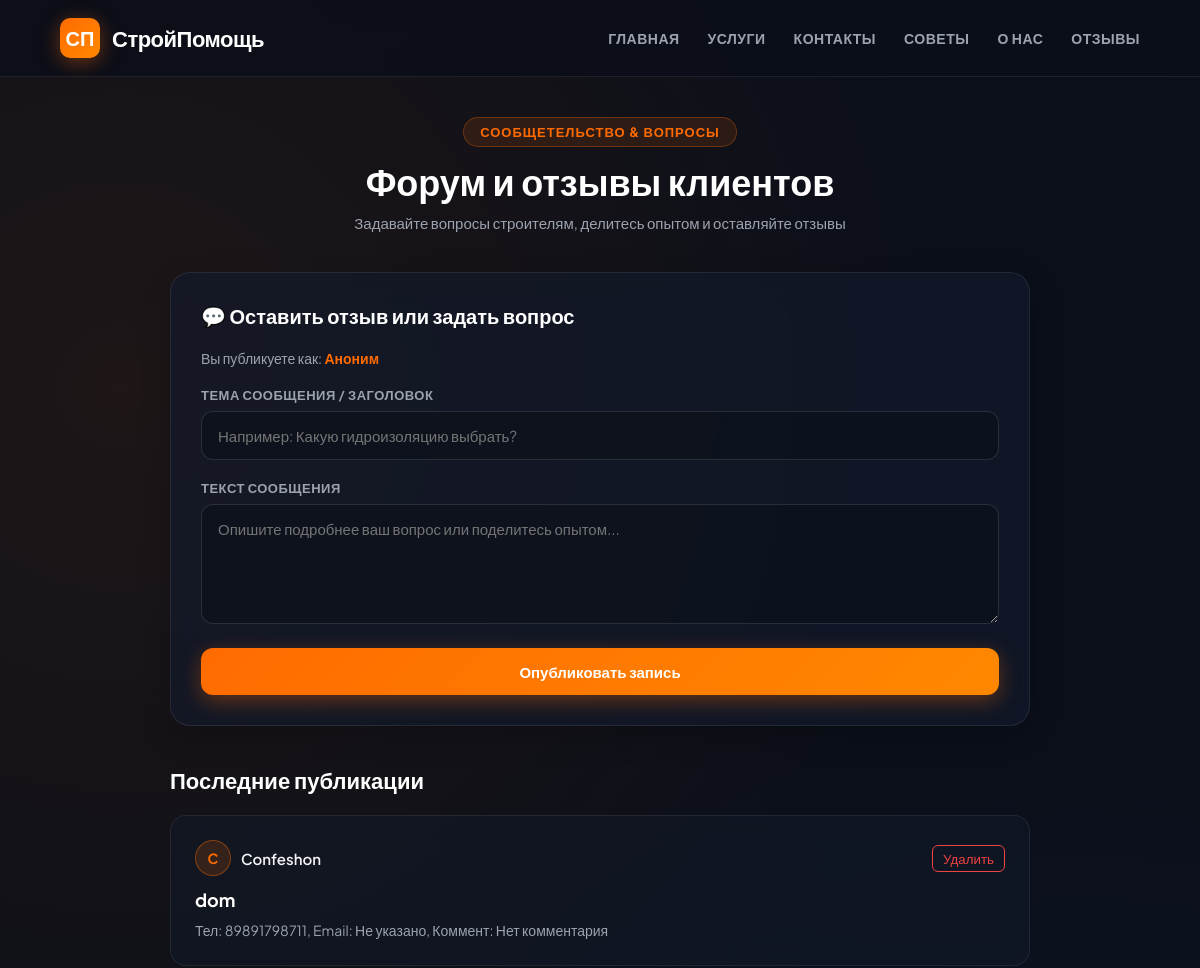
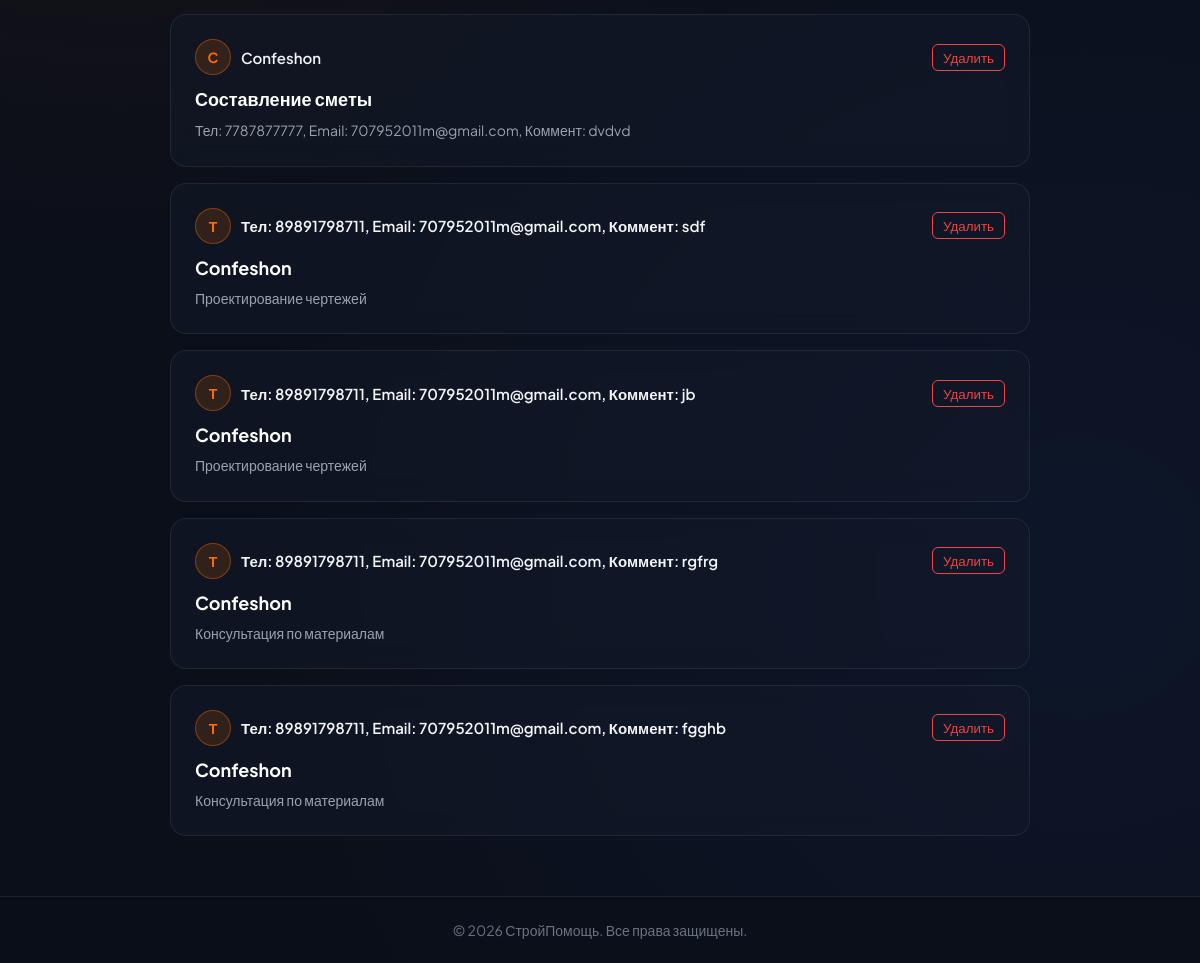
/posts/, run on the app's committed database (2 pictures, top to bottom).
### tables this page shows
CREATE TABLE posts(
       id INTEGER PRIMARY KEY AUTOINCREMENT,
            name TEXT,
            content TEXT,
            author_name TEXT
            , file TEXT);

### app.py (the view, shortened to what this page needs)
@app.route('/posts/', methods=['GET', 'POST'])
def posts():
    cur.execute('SELECT * FROM posts ORDER BY id DESC')
    all_posts = cur.fetchall()
    return render_template('posts.html', posts=all_posts)

### templates/posts.html (shortened to what this page needs)
<!DOCTYPE html>
<html lang="ru">
<head>
</head>
<body>
    <header class="header">
        <a href="{{ url_for('main') }}" class="logo-box">
            <div class="logo-icon">СП</div>
            <span class="logo-title">СтройПомощь</span>
        </a>
        <nav class="nav-links">
            <a href="{{ url_for('main') }}" class="nav-link">Главная</a>
            <a href="{{ url_for('Uslugi') }}" class="nav-link">Услуги</a>
            <a href="{{ url_for('Contacts') }}" class="nav-link">Контакты</a>
            <a href="{{ url_for('sovet') }}" class="nav-link">Советы</a>
            <a href="{{ url_for('o_nas') }}" class="nav-link">О нас</a>
            <a href="{{ url_for('posts') }}" class="nav-link">Отзывы</a>
        </nav>
    </header>
    <div class="container">
        <div class="page-header">
            <span class="page-badge">Сообщетельство & Вопросы</span>
            <h1 class="page-title">Форум и отзывы клиентов</h1>
            <p class="page-subtitle">Задавайте вопросы строителям, делитесь опытом и оставляйте отзывы</p>
        </div>
    <div class="form-card">
        <h2 class="form-title">💬 Оставить отзыв или задать вопрос</h2>
        <p style="color: #9ca3af; font-size: 14px; margin-bottom: 20px;">
            Вы публикуете как:
            <strong style="color: #ff6b00;">
                {% if session.get('user_name') %}
                    {{ session.get('user_name') }}
                {% else %}
                    Аноним
                {% endif %}
            </strong>
        </p>
        <form action="{{ url_for('posts') }}" method="POST">
            <div class="form-group">
                <label class="form-label">Тема сообщения / Заголовок</label>
                <input type="text" name="title" class="form-input" placeholder="Например: Какую гидроизоляцию выбрать?" required>
            </div>
            <div class="form-group">
                <label class="form-label">Текст сообщения</label>
                <textarea name="content" class="form-textarea" placeholder="Опишите подробнее ваш вопрос или поделитесь опытом..." required></textarea>
            </div>
            <button type="submit" class="btn-submit">Опубликовать запись</button>
        </form>
    </div>
    <h2 class="section-heading">Последние публикации</h2>
    <div class="posts-list">
        {% if posts %}
            {% for post in posts %}
            <div class="post-card">
                <div class="post-header">
                    <div class="post-author">
                        <div class="avatar">{{ post[3][0] | upper if post[3] else 'А' }}</div>
                        <span class="author-name">{{ post[3] if post[3] else 'Аноним' }}</span>
                    </div>
                    <form action="{{ url_for('delete_post', post_id=post[0]) }}" method="POST" onsubmit="return confirm('Удалить этот пост?');">
                        <button type="submit" style="background: transparent; border: 1px solid #ef4444; color: #ef4444; padding: 4px 10px; border-radius: 6px; cursor: pointer;">
                            Удалить
                        </button>
                    </form>
                </div>
                <h3 class="post-title">{{ post[1] }}</h3>
                <p class="post-content">{{ post[2] }}</p>
            </div>
            {% endfor %}
        {% else %}
            <div class="post-card">
                <p class="post-content">Постов пока нет. Будьте первым, кто оставит отзыв!</p>
            </div>
        {% endif %}
    </div>
</div>
    <footer class="footer">
        <p>© 2026 СтройПомощь. Все права защищены.</p>
    </footer>
</body>
</html>

### templates/posts.html (style rules this page uses)
* { margin: 0; padding: 0; box-sizing: border-box; font-family: 'Plus Jakarta Sans', sans-serif; }
body { background-color: #0b0f19; color: #f3f4f6; min-height: 100vh; display: flex; flex-direction: column; background-image: radial-gradient(circle at 10% 20%, rgba(255, 107, 0, 0.08) 0%, transparent 45%), radial-gradient(circle at 90% 80%, rgba(37, 99, 235, 0.08) 0%, transparent 45%); }
.header { background: rgba(11, 15, 25, 0.85); backdrop-filter: blur(16px); -webkit-backdrop-filter: blur(16px); border-bottom: 1px solid rgba(255, 255, 255, 0.08); position: sticky; top: 0; z-index: 100; padding: 18px 5%; display: flex; justify-content: space-between; align-items: center; }
.logo-box { display: flex; align-items: center; gap: 12px; text-decoration: none; }
.logo-icon { width: 40px; height: 40px; background: linear-gradient(135deg, #ff6b00 0%, #ff8800 100%); border-radius: 10px; display: flex; align-items: center; justify-content: center; color: #fff; font-weight: 800; font-size: 20px; box-shadow: 0 4px 20px rgba(255, 107, 0, 0.4); }
.logo-title { font-size: 22px; font-weight: 800; color: #ffffff; letter-spacing: -0.5px; }
.nav-links { display: flex; gap: 28px; align-items: center; }
.nav-link { color: #9ca3af; text-decoration: none; font-size: 14px; font-weight: 600; text-transform: uppercase; letter-spacing: 0.5px; transition: all 0.3s ease; }
.container { max-width: 900px; margin: 40px auto 60px; padding: 0 20px; width: 100%; flex: 1; }
.page-header { text-align: center; margin-bottom: 40px; }
.page-badge { display: inline-block; padding: 6px 16px; background: rgba(255, 107, 0, 0.12); border: 1px solid rgba(255, 107, 0, 0.3); border-radius: 30px; color: #ff6b00; font-size: 13px; font-weight: 700; text-transform: uppercase; letter-spacing: 1px; margin-bottom: 12px; }
.page-title { font-size: 36px; font-weight: 800; color: #ffffff; margin-bottom: 8px; }
.page-subtitle { color: #9ca3af; font-size: 15px; }
.form-card { background: rgba(19, 26, 43, 0.7); border: 1px solid rgba(255, 255, 255, 0.08); border-radius: 20px; padding: 30px; backdrop-filter: blur(16px); margin-bottom: 40px; box-shadow: 0 10px 30px rgba(0, 0, 0, 0.2); }
.form-title { font-size: 20px; font-weight: 700; color: #ffffff; margin-bottom: 20px; display: flex; align-items: center; gap: 10px; }
.form-group { margin-bottom: 20px; }
.form-label { display: block; font-size: 13px; font-weight: 600; color: #9ca3af; margin-bottom: 8px; text-transform: uppercase; letter-spacing: 0.5px; }
.form-input, .form-textarea { width: 100%; background: rgba(11, 15, 25, 0.6); border: 1px solid rgba(255, 255, 255, 0.12); border-radius: 12px; padding: 14px 16px; color: #ffffff; font-size: 15px; outline: none; transition: all 0.3s ease; }
.form-textarea { resize: vertical; min-height: 120px; }
.btn-submit { background: linear-gradient(135deg, #ff6b00 0%, #ff8800 100%); color: #ffffff; border: none; padding: 14px 32px; font-size: 15px; font-weight: 700; border-radius: 12px; cursor: pointer; box-shadow: 0 6px 20px rgba(255, 107, 0, 0.35); transition: all 0.3s ease; width: 100%; }
.section-heading { font-size: 22px; font-weight: 700; color: #ffffff; margin-bottom: 20px; }
.posts-list { display: flex; flex-direction: column; gap: 16px; }
.post-card { background: rgba(19, 26, 43, 0.5); border: 1px solid rgba(255, 255, 255, 0.08); border-radius: 16px; padding: 24px; backdrop-filter: blur(12px); transition: all 0.3s ease; }
.post-header { display: flex; justify-content: space-between; align-items: center; margin-bottom: 12px; }
.post-author { display: flex; align-items: center; gap: 10px; }
.avatar { width: 36px; height: 36px; background: rgba(255, 107, 0, 0.15); border: 1px solid rgba(255, 107, 0, 0.4); border-radius: 50%; display: flex; align-items: center; justify-content: center; color: #ff6b00; font-weight: 700; font-size: 14px; }
.author-name { font-weight: 600; color: #f3f4f6; font-size: 15px; }
.post-title { font-size: 18px; font-weight: 700; color: #ffffff; margin-bottom: 8px; }
.post-content { color: #9ca3af; font-size: 14px; line-height: 1.6; }
.footer { border-top: 1px solid rgba(255, 255, 255, 0.08); padding: 24px 5%; text-align: center; color: #6b7280; font-size: 14px; background: rgba(11, 15, 25, 0.9); }

### data on the page
posts: author_name "C", author_name "Confeshon", name "dom", content "Тел: 89891798711, Email: Не указано, Коммент: Нет комментария"
posts: author_name "C", author_name "Confeshon", name "Составление сметы", content "Тел: 7787877777, Email: 707952011m@gmail.com, Коммент: dvdvd"
posts: author_name "Т", author_name "Тел: 89891798711, Email: 707952011m@gmail.com, Коммент: sdf", name "Confeshon", content "Проектирование чертежей"
posts: author_name "Т", author_name "Тел: 89891798711, Email: 707952011m@gmail.com, Коммент: jb", name "Confeshon", content "Проектирование чертежей"
posts: author_name "Т", author_name "Тел: 89891798711, Email: 707952011m@gmail.com, Коммент: rgfrg", name "Confeshon", content "Консультация по материалам"
posts: author_name "Т", author_name "Тел: 89891798711, Email: 707952011m@gmail.com, Коммент: fgghb", name "Confeshon", content "Консультация по материалам"
